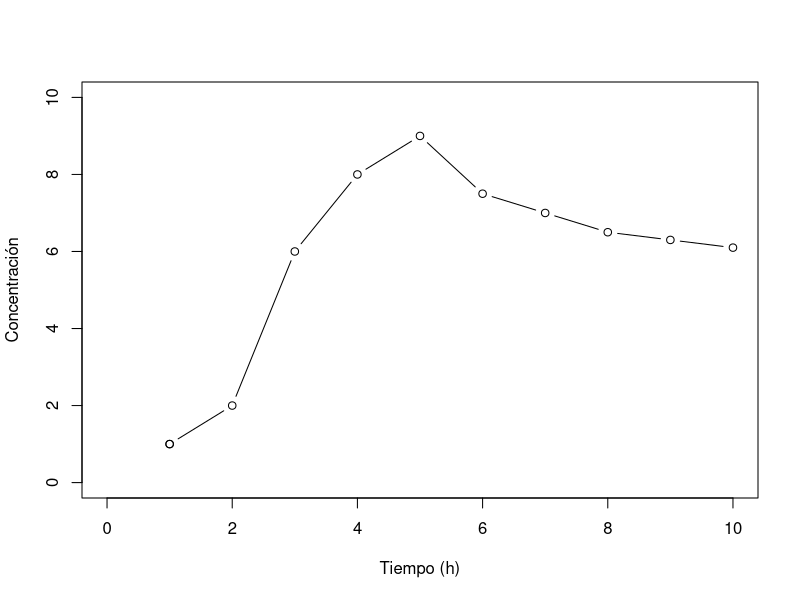
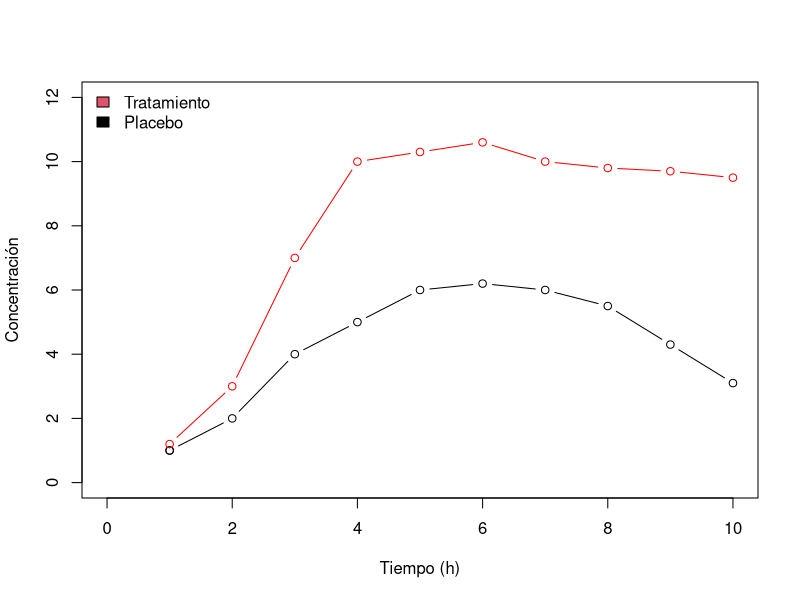
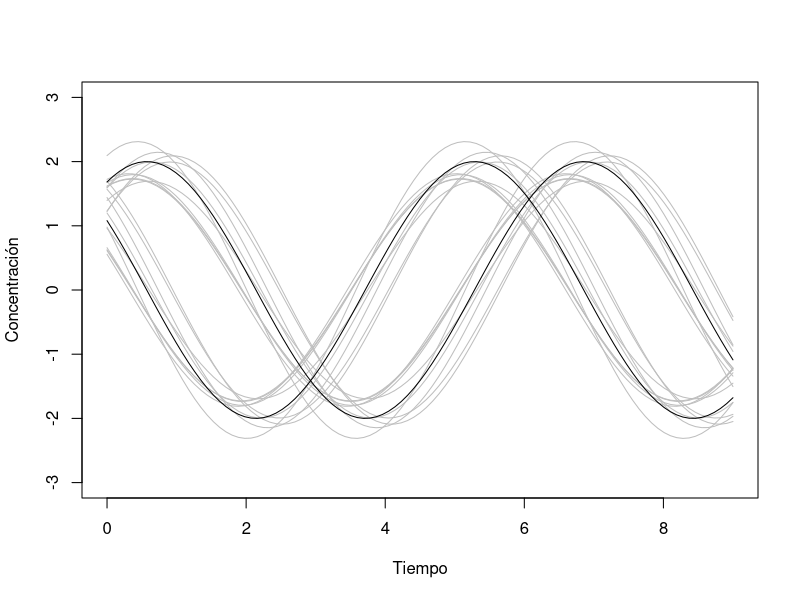
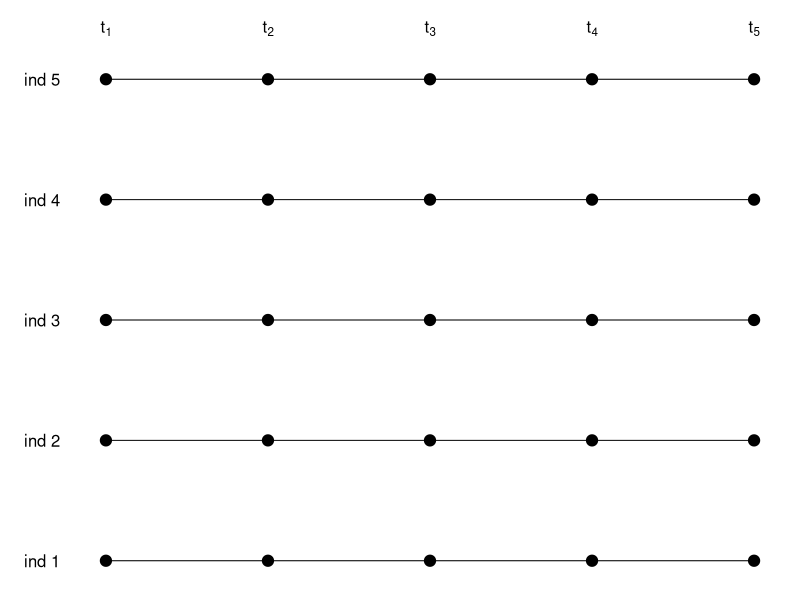
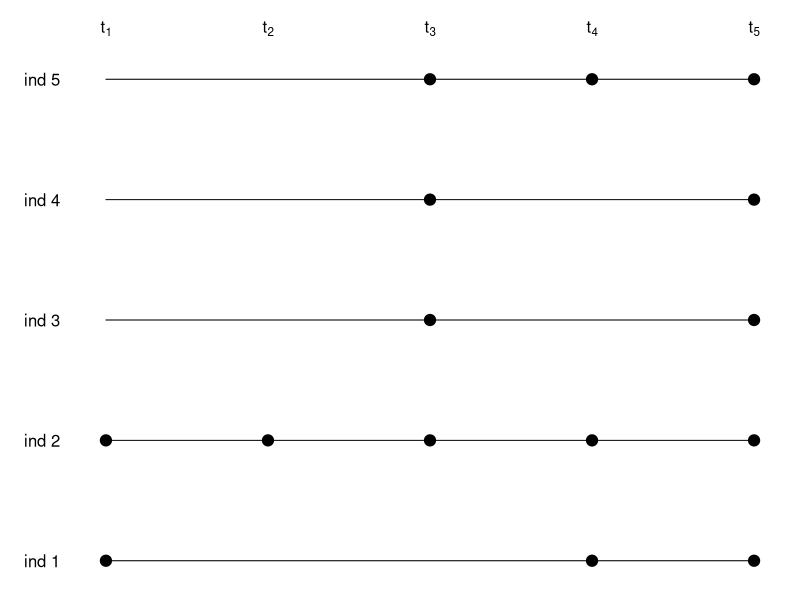
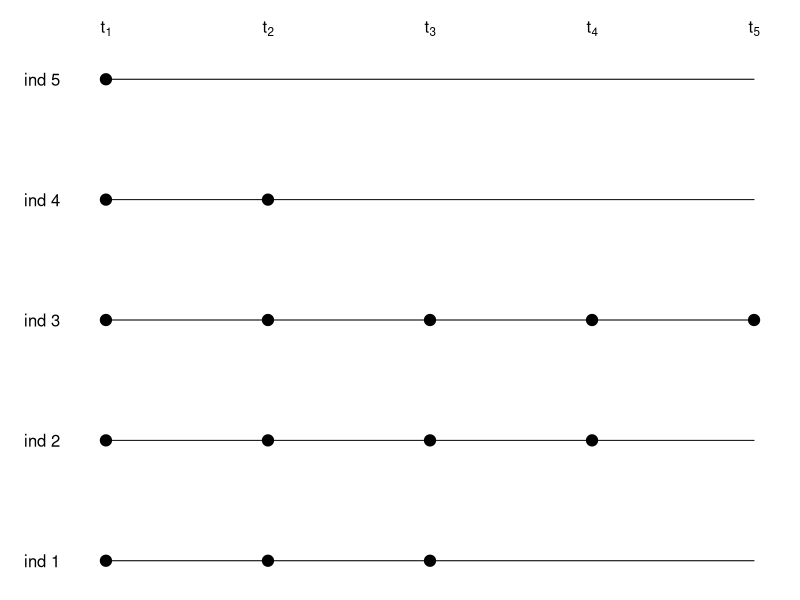
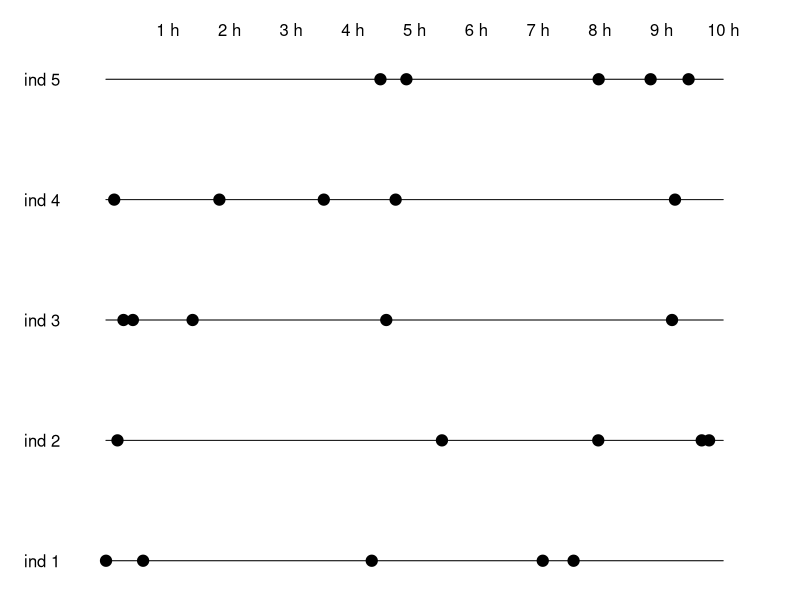

These charts were generated, in order, by the following R code:
## ---- chunk 1
plot(1, xlim=c(0,10), ylim=c(0,10), xlab="Tiempo (h)", ylab="Concentración")
lines(1:10, c(1,2,6,8,9,7.5,7,6.5,6.3,6.1), type="b")
## ---- chunk 2
plot(1, xlim=c(0,10), ylim=c(0,12), xlab="Tiempo (h)", ylab="Concentración")
lines(1:10, c(1,2,4,5,6,6.2,6,5.5,4.3,3.1), type="b")
lines(1:10, c(1.2,3,7,10,10.3,10.6,10,9.8,9.7,9.5), type="b", col="red")
legend("topleft", c("Tratamiento","Placebo"), bty="n",fill=c(2,1))
## ---- chunk 3
A<- 2
w <- 1
plot(1, type="n",ylim=c(-3,3), xlim=c(0,9), xlab="Tiempo", ylab="Concentración")
sim <- replicate(10,{
  A<- 2+runif(1,-0.4,0.4)
  w <- 1+runif(1,-0.4,0.4)
  curve(A*sin(x+w), add=TRUE,col="grey") 
  curve(A*cos(x+w), add=TRUE,col="grey")
})
A<- 2
w <- 1
curve(A*sin(x+w), add=TRUE,col="black")
curve(A*cos(x+w), add=TRUE,col="black")  
## ---- chunk 4
par(mar=c(1,4,3,1))
plot(1:5, ylim=c(1,5), xlim=c(1,5), type="n", axes=FALSE, xlab="", ylab="")
lines(c(1,5),c(1,1))
lines(c(1,5),c(2,2))
lines(c(1,5),c(3,3))
lines(c(1,5),c(4,4))
lines(c(1,5),c(5,5))
points(rep(1:5, each=5), rep(1:5,5), pch=19, cex=1.5)
axis(2,1:5, paste("ind",1:5), tick=FALSE, las=2, cex=0.8)
axis(3,1:5, c(expression(t[1]),expression(t[2]),expression(t[3]),expression(t[4]),expression(t[5])), tick=FALSE, las=1, cex=0.8)
## ---- chunk 5
par(mar=c(1,4,3,1))
plot(1:5, ylim=c(1,5), xlim=c(1,5), type="n", axes=FALSE, xlab="", ylab="")
lines(c(1,5),c(1,1))
lines(c(1,5),c(2,2))
lines(c(1,5),c(3,3))
lines(c(1,5),c(4,4))
lines(c(1,5),c(5,5))
tt <- rep(1:5,5)
tt[sample(1:length(tt), 10)] <- NA
points(rep(1:5, each=5), tt, pch=19, cex=1.5)
axis(2,1:5, paste("ind",1:5), tick=FALSE, las=2, cex=0.8)
axis(3,1:5, c(expression(t[1]),expression(t[2]),expression(t[3]),expression(t[4]),expression(t[5])), tick=FALSE, las=1, cex=0.8)
## ---- chunk 6
par(mar=c(1,4,3,1))
plot(1:5, ylim=c(1,5), xlim=c(1,5), type="n", axes=FALSE, xlab="", ylab="")
lines(c(1,5),c(1,1))
lines(c(1,5),c(2,2))
lines(c(1,5),c(3,3))
lines(c(1,5),c(4,4))
lines(c(1,5),c(5,5))
tt <- rep(1:5,5)
tt <- matrix(tt, 5,5)
tt[1, 4:5] <- NA
tt[2, 5] <- NA
tt[4, 3:5] <- NA
tt[5, 2:5] <- NA
points(rep(1:5, each=5), as.vector(tt), pch=19, cex=1.5)
axis(2,1:5, paste("ind",1:5), tick=FALSE, las=2, cex=0.8)
axis(3,1:5, c(expression(t[1]),expression(t[2]),expression(t[3]),expression(t[4]),expression(t[5])), tick=FALSE, las=1, cex=0.8)
## ---- chunk 7
set.seed(123456)
par(mar=c(1,4,3,1))
plot(1, ylim=c(1,5), xlim=c(0,10.5), type="n", axes=FALSE, xlab="", ylab="")
lines(c(0,10),c(1,1))
lines(c(0,10),c(2,2))
lines(c(0,10),c(3,3))
lines(c(0,10),c(4,4))
lines(c(0,10),c(5,5))
for (i in 1:5) points(rep(rbeta(5,0.5,0.5)*10), rep(i, 5), pch=19, cex=1.5)
axis(2,1:5, paste("ind",1:5), tick=FALSE, las=2, cex=0.8)
axis(3,1:10, paste(1:10, "h"), tick=FALSE, las=1, cex=0.8)
